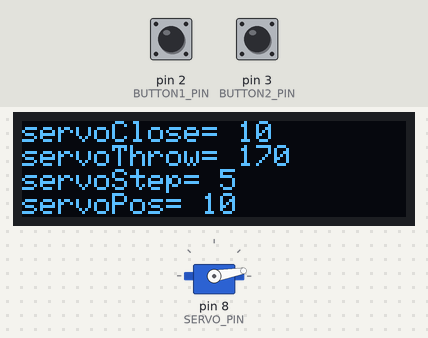
Recording of a sketch running on a simulated Arduino Uno, built with avr-gcc and run on an emulated ATmega328P. Parts: 128×32 one-colour display, servo. Inputs (shaded band) come from the test bench; at power-on: pin 3 (BUTTON2_PIN) LOW, pin 2 (BUTTON1_PIN) LOW. The display library's start-up logo is not drawn; what the sketch prints to the serial monitor is not drawn.

Above: at 3.2 s.
3.3 s: pin 3 (BUTTON2_PIN) pulled HIGH for 0.15 s
At 4.6 s:
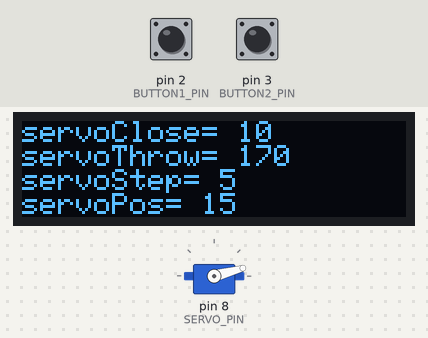
4.9 s: pin 3 (BUTTON2_PIN) pulled HIGH for 1 s
At 7.1 s:
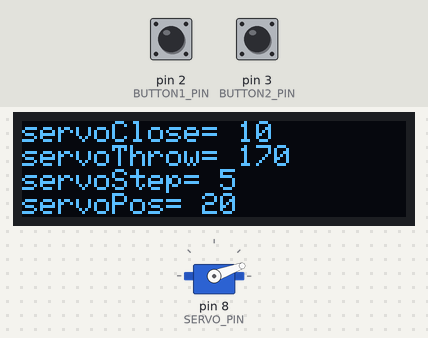
7.4 s: pin 2 (BUTTON1_PIN) pulled HIGH for 0.15 s
At 8.4 s:
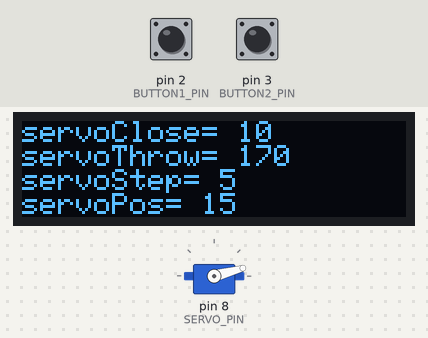
9.1 s: pin 3 (BUTTON2_PIN) pulled HIGH for 3.2 s
At 13.4 s:
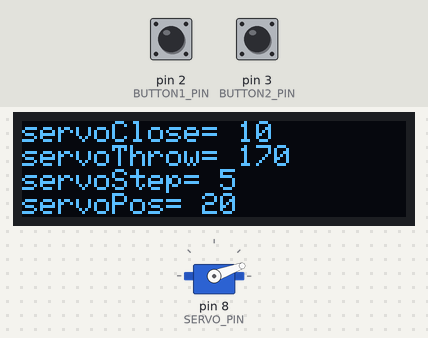
13.8 s: pin 2 (BUTTON1_PIN) pulled HIGH for 1 s
At 15.6 s:
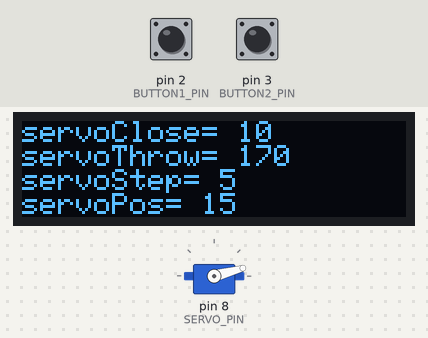
16.3 s: pin 3 (BUTTON2_PIN) pulsed HIGH 5 times (0.12 s each, 0.3 s apart)
At 18.8 s:
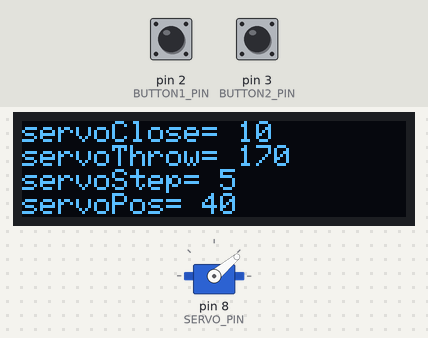
Timing chart, 0 to 20.3 s (numbered marks = the images above; inputs shaded):
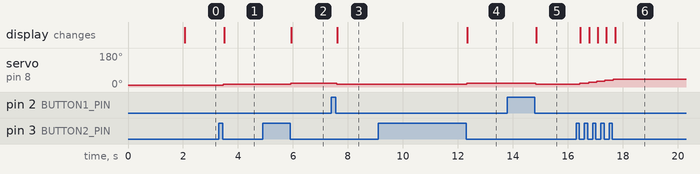

The sketch:

servo_2Button.ino
```cpp
//allows to increment or decrement the Servo rotation by 2 button for increment and decrement
// data are shown in an OLED 128x32
// tested with Arduino nano

#include <Servo.h>
#include <Bounce2.h>
#include <Streaming.h> // to use Serial to print string and Value
#include <SPI.h>
#include <Wire.h>
#include <Adafruit_GFX.h>
#include <Adafruit_SSD1306.h>

#define SERVO_PIN 8
#define BUTTON1_PIN 2
#define BUTTON2_PIN 3
#define SCREEN_WIDTH 128 // OLED display width, in pixels
#define SCREEN_HEIGHT 32 // OLED display height, in pixels
// On an arduino UNO:       A4(SDA), A5(SCL)
// On an arduino MEGA 2560: 20(SDA), 21(SCL)
// On an arduino LEONARDO:   2(SDA),  3(SCL), ...
#define OLED_RESET     4 // Reset pin # (or -1 if sharing Arduino reset pin)
#define SCREEN_ADDRESS 0x3C ///< See datasheet for Address; 0x3D for 128x64, 0x3C for 128x32
Adafruit_SSD1306 display(SCREEN_WIDTH, SCREEN_HEIGHT, &Wire, OLED_RESET);

// INSTANTIATE A Button OBJECT FROM THE Bounce2 NAMESPACE
Bounce2::Button button1 = Bounce2::Button();
Bounce2::Button button2 = Bounce2::Button();

const int PRESS_TIME = 2000; // 2000 milliseconds

// Variables will change:
int lastState = LOW;  // the previous state from the input pin
int currentState;     // the current reading from the input pin
unsigned long pressedTimeStamp  = 0;
unsigned long releasedTimeStamp = 0;
unsigned long elaps=0;

Servo myservo;  // create servo object to control a servo
// twelve servo objects can be created on most boards

int servoClose = 10; // variable to store the servo position initial
int servoThrow = 170; // variable to store the servo position turned
int servoStep=5; // increment decrement value
int servoPos; // actual position value

void setup() {

  Serial.begin(9600);
    // SSD1306_SWITCHCAPVCC = generate display voltage from 3.3V internally
  if(!display.begin(SSD1306_SWITCHCAPVCC, SCREEN_ADDRESS)) {
    Serial.println(("SSD1306 allocation failed"));
    for(;;); // Don't proceed, loop forever
  }

  // Show initial display buffer contents on the screen --
  // the library initializes this with an Adafruit splash screen.
  display.display();
  delay(2000); // Pause for 2 seconds

  myservo.attach(SERVO_PIN);  // attaches the servo on pin 9 to the servo object
  button1.attach( BUTTON1_PIN, INPUT ); // decrease USE EXTERNAL PULL-UP 10K resistor
  button2.attach( BUTTON2_PIN, INPUT ); // increae USE EXTERNAL PULL-UP 10K resistor

  // DEBOUNCE INTERVAL IN MILLISECONDS
  button1.interval(5);
  button2.interval(5);

  // INDICATE THAT THE LOW STATE CORRESPONDS TO PHYSICALLY PRESSING THE BUTTON
  button1.setPressedState(LOW);
  button2.setPressedState(LOW);
  myservo.write(servoClose);
  servoPos=servoClose;

Prn_Oled();
}


void loop() {

  button1.update(); // UPDATE THE BUTTON YOU MUST CALL THIS EVERY LOOP
  button2.update(); // UPDATE THE BUTTON YOU MUST CALL THIS EVERY LOOP

  if ( button1.rose()  ) {
   pressedTimeStamp = millis();
    Serial.println(pressedTimeStamp);
}
  if ( button1.fell()) {
      releasedTimeStamp = millis();
      Serial.println(releasedTimeStamp);
      elaps=releasedTimeStamp-pressedTimeStamp;

      if((releasedTimeStamp>pressedTimeStamp+PRESS_TIME)){
        servoPos=servoClose;
        Serial.println("reset servo position");
      }
  }

  if ( button1.pressed() ) { //increase the value
    if ((servoPos-servoStep)>=servoClose){ //enough to decrease
      myservo.write(servoPos-servoStep);
      servoPos=servoPos-servoStep;
      Serial << "ServoPos " << servoPos <<endl;
    }
    else {
      myservo.write(servoClose);
      servoPos=servoClose;
      Serial << "button1 " << servoPos <<endl;
   }
  }

  if ( button2.pressed() ) { //increase the value
    if ((servoPos+servoStep)<=servoThrow){
      myservo.write(servoPos+servoStep);
      servoPos=servoPos+servoStep;
      Serial << "button2 " << servoPos <<endl;
      }
    else{
      myservo.write(servoThrow);
      servoPos=servoThrow;
      Serial << "button2 " << servoPos <<endl;
    }
  }

  Prn_Oled();
}

void Prn_Oled(){
  display.clearDisplay();
    // text display tests
  display.setTextSize(1);
  display.setTextColor(SSD1306_WHITE);
  display.setCursor(0,0);
  display.print("servoClose= ");
  display.println(servoClose);
  display.print("servoThrow= ");
  display.println(servoThrow);
  display.print("servoStep= ");
  display.println(servoStep);
  display.print("servoPos= ");
  display.println(servoPos);
  display.display(); // actually display all of the above
 }
```

Measured:
- after the input at 3.3 s, servo on pin 8 (SERVO_PIN): 10° → 15° after 0.17 s; the display: changes after 0.19 s (image 1)
- after the input at 4.9 s, servo on pin 8 (SERVO_PIN): 15° → 20° after 1.0 s; the display: changes after 1.0 s (image 2)
- after the input at 7.4 s, servo on pin 8 (SERVO_PIN): 20° → 15° after 0.19 s; the display: changes after 0.21 s (image 3)
- after the input at 9.1 s, servo on pin 8 (SERVO_PIN): 15° → 20° after 3.2 s; the display: changes after 3.2 s (image 4)
- after the input at 13.8 s, servo on pin 8 (SERVO_PIN): 20° → 15° after 1.0 s; the display: changes after 1.1 s (image 5)
- after the input at 16.3 s, servo on pin 8 (SERVO_PIN): moves from 15° to 40° over 1.2 s, starting after 0.14 s; the display: first changes after 0.16 s (image 6 shows a later state)
